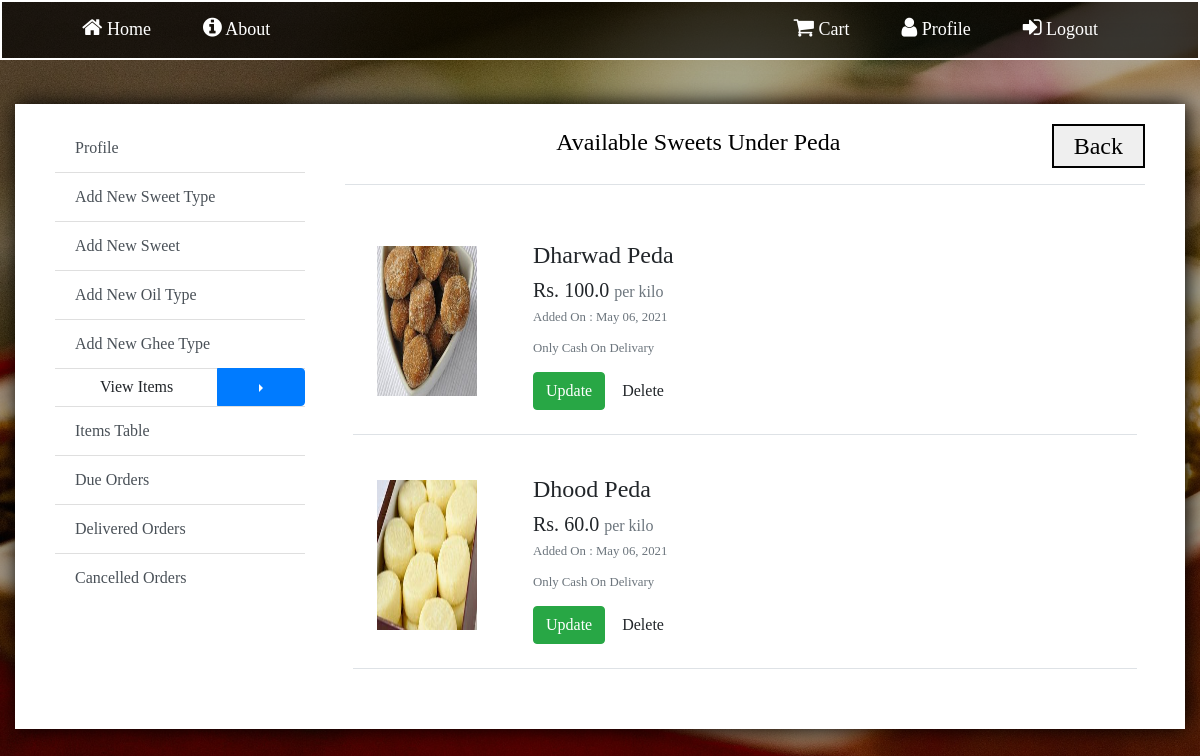
The page /sweet/Peda/ (signed in) on the database its author committed.
### store/models.py (models this page shows, shortened)
class SweetType(models.Model):
    sweet_name = models.CharField(max_length=200)
    slug = models.SlugField(unique=True)
    image = models.ImageField(upload_to='Sweet_Types',default='default_sweet.jpg')
    date = models.DateTimeField(default=timezone.now)
    class Meta:
        unique_together = ('sweet_name','slug')

class SpecificTypes(models.Model):
    type_name = models.CharField(max_length=200)
    base_price_per_kilo = models.FloatField()
    slug = models.SlugField(unique=True)
    img_path = 'Sweets'
    image = models.ImageField(upload_to=img_path,default='default_sweet.jpg')
    sweet_category = models.ForeignKey(SweetType, on_delete=models.CASCADE)
    date = models.DateTimeField(default=timezone.now)
    class Meta:
        unique_together = ('type_name','slug')

### store/views.py (the view)
# urls.py: path('sweet/<slug:slug>/', SweetsCategorised.as_view(), name='sweet-cat'),
class SweetsCategorised(LoginRequiredMixin, PermissionRequiredMixin, ListView):
    permission_required = 'is_superuser'
    model = SpecificTypes
    def get_context_data(self, **kwargs):
        context = super(SweetsCategorised, self).get_context_data(**kwargs)
        slug = self.kwargs['slug']
        item = SweetType.objects.get(slug=slug).id
        context['sweets'] = SpecificTypes.objects.filter(sweet_category_id=item).order_by("-date")
        context['category'] = SweetType.objects.get(slug=slug)
        return context

### store/templates/store/specifictypes_list.html (shortened to what this page needs)
{% extends 'store/admin_pages_base.html' %}
{% load crispy_forms_tags %}
{%block content%}
<div class="operations">
        <div class="list-group list-group-flush">
            <a href="{% url 'profile' %}" class="list-group-item list-group-item-action">Profile</a>
            <a href="{% url 'new-type' %}" class="list-group-item list-group-item-action">Add New Sweet Type</a>
            <a href="{% url 'new-sweet' %}" class="list-group-item list-group-item-action">Add New Sweet</a>
            <a href="{% url 'new-oil' %}" class="list-group-item list-group-item-action">Add New Oil Type</a>
            <a href="{% url 'new-ghee' %}" class="list-group-item list-group-item-action">Add New Ghee Type</a>
            <div class="btn-group dropright">
                <button type="button" class="btn">
                    View Items
                </button>
                <button type="button" class="btn btn-primary dropdown-toggle dropdown-toggle-split" data-toggle="dropdown"
                        aria-haspopup="true" aria-expanded="false">
                </button>
            </div>
            <a href="{% url 'items-table' %}" class="list-group-item list-group-item-action">Items Table</a>
            <a href="{% url 'due-list' %}" class="list-group-item list-group-item-action">Due Orders</a>
            <a href="{% url 'deliver-list' %}" class="list-group-item list-group-item-action">Delivered Orders</a>
            <a href="{% url 'cancelled-orders' %}" class="list-group-item list-group-item-action">Cancelled Orders</a>
        </div>
    </div>
    <div class="content">
            <fieldset>
                <legend class="border-bottom pb-3 text-center">Available Sweets Under {{category.sweet_name}} <a href="{% url 'type-all' %}" style="float:right;"><button>Back</button></a></legend>
                <div class="views form-group row my-4 mx-2">
                    {% for item in sweets %}
                    <div class="item col-lg-12 p-4 border-bottom mb-3">
                        <div class="img">
                            <img src="{{ item.image.url }}" class="mb-2">
                        </div>
                        <div class="details ml-3">
                            <h4>{{item.type_name}}</h4>
                            <h5>Rs. {{item.base_price_per_kilo}} <small class="text-muted">per kilo</small></h5>
                            <div  class="text-muted">
                                <small>
                                    <p>Added On : {{item.date | date:"F d, Y"}}</p>
                                    <p>Only Cash On Delivary</p>
                                </small>
                            </div>
                            <div class="routes">
                                <a href="{% url 'sweet-update' item.id %}" class="btn btn-success">Update</a>
                                <a href="{% url 'sweet-delete' item.slug %}" class="btn btn-delete">Delete</a>
                            </div>
                        </div>
                    </div>
                    {% endfor %}
                </div>
            </fieldset>
    </div>
{%endblock content%}

### store/static/css/base.css (style rules this page uses)
* { font-family: Calibri }
body { background: linear-gradient(rgba(0, 0, 0, 0.3),rgba(0, 0, 0, 0.3),rgba(0, 0, 0, 0.3)), url(../images/img1.jpg); background-size: cover; background-position: center; background-attachment: fixed; background-repeat: no-repeat; width: auto; }
label,legend,.text-muted { color: black; }

### store/static/css/admin_base.css (style rules this page uses)
.operations { flex: 2; margin: 10px 20px; min-width: 250px; }

### store/templates/store/specifictypes_list.html (style rules this page uses)
legend a button { padding: 2px 20px; color: black; border: 2px solid black; }
.content { flex: 7; margin: 10px 20px; background: white; }
.item { display:flex; line-height:15px; align-items:center }
.item img { width: 100px; height: 150px; margin-right: 40px; }

### rows shown on the page
SweetType: sweet_name "Peda"
SpecificTypes: image (picture), type_name "Dharwad Peda", base_price_per_kilo "100.0", date "May 06, 2021"
SpecificTypes: image (picture), type_name "Dhood Peda", base_price_per_kilo "60.0", date "May 06, 2021"
